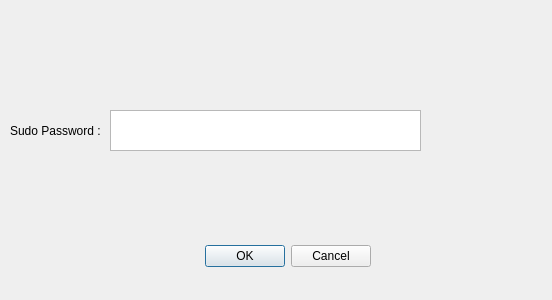
<?xml version="1.0" encoding="UTF-8"?>
<ui version="4.0">
 <class>Dialog</class>
 <widget class="QDialog" name="Dialog">
  <property name="geometry">
   <rect>
    <x>0</x>
    <y>0</y>
    <width>552</width>
    <height>300</height>
   </rect>
  </property>
  <property name="minimumSize">
   <size>
    <width>552</width>
    <height>0</height>
   </size>
  </property>
  <property name="maximumSize">
   <size>
    <width>552</width>
    <height>16777215</height>
   </size>
  </property>
  <property name="windowTitle">
   <string>Dialog</string>
  </property>
  <widget class="QDialogButtonBox" name="buttonBox">
   <property name="geometry">
    <rect>
     <x>30</x>
     <y>240</y>
     <width>341</width>
     <height>32</height>
    </rect>
   </property>
   <property name="orientation">
    <enum>Qt::Horizontal</enum>
   </property>
   <property name="standardButtons">
    <set>QDialogButtonBox::Cancel|QDialogButtonBox::Ok</set>
   </property>
  </widget>
  <widget class="QWidget" name="horizontalLayoutWidget">
   <property name="geometry">
    <rect>
     <x>10</x>
     <y>110</y>
     <width>411</width>
     <height>41</height>
    </rect>
   </property>
   <layout class="QHBoxLayout" name="InputHorizantalPassword">
    <item>
     <widget class="QLabel" name="sudoPasswordLabel">
      <property name="text">
       <string>Sudo Password : </string>
      </property>
     </widget>
    </item>
    <item>
     <widget class="QTextEdit" name="passwordInput"/>
    </item>
   </layout>
  </widget>
 </widget>
 <resources/>
 <connections>
  <connection>
   <sender>buttonBox</sender>
   <signal>accepted()</signal>
   <receiver>Dialog</receiver>
   <slot>accept()</slot>
   <hints>
    <hint type="sourcelabel">
     <x>248</x>
     <y>254</y>
    </hint>
    <hint type="destinationlabel">
     <x>157</x>
     <y>274</y>
    </hint>
   </hints>
  </connection>
  <connection>
   <sender>buttonBox</sender>
   <signal>rejected()</signal>
   <receiver>Dialog</receiver>
   <slot>reject()</slot>
   <hints>
    <hint type="sourcelabel">
     <x>316</x>
     <y>260</y>
    </hint>
    <hint type="destinationlabel">
     <x>286</x>
     <y>274</y>
    </hint>
   </hints>
  </connection>
 </connections>
</ui>
